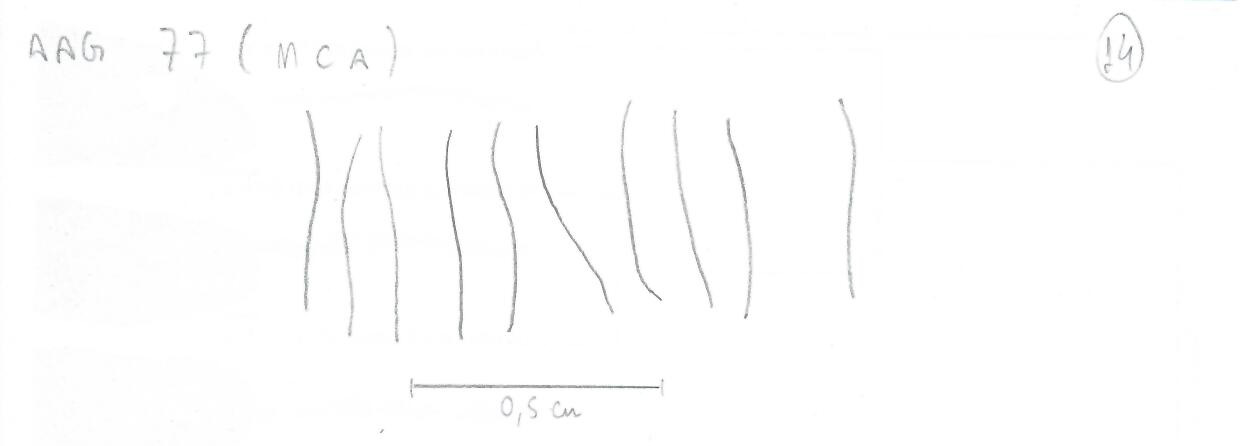
#> input picture cotton-lines/lines.png, 1240 x 446 px
$ python lines.py
#> lines starting #> are read from the running program, lines starting #| are printed output that depends on the picture; after the words box and inside, x2 and y2 are one past the last pixel; in counts of white or black regions, pixels touching at a corner belong together
from plantcv import plantcv as pcv
import matplotlib.pyplot as plt
import cv2 as cv


# define a custom class to read filename from cv.imread
class MyImage:
    def __init__(self, img_name):
#> called with img_name = 'lines.png'
        self.img = cv.imread(img_name, cv.IMREAD_GRAYSCALE)
#> self.img: shape (446, 1240); min 72, max 255, mean 253.5
        self.__name = img_name

    def __str__(self):
        return self.__name


def scale_calibration(img):
    # read img
    scale = cv.imread(img, cv.IMREAD_GRAYSCALE)
    # invert background
    scale = 255 - scale
    # binarize img
    _, scale_bin = cv.threshold(scale, 40, 255, cv.THRESH_BINARY)
    # get bounding rectangle to get width of the scale
    x, y, w, h = cv.boundingRect(scale_bin)
    # define calibration (known distance / distance in pixels of scale)
    calibration = 0.5 / w
    # plot bounding rectangle to debug
    plt.imshow(cv.rectangle(scale, cv.boundingRect(scale_bin), (255, 255, 0), 2))

    return calibration


def fiberLen(img, calibration, plot=True):

    # read img
    fiber = MyImage(img)

    # store filename
    filename = str(img)

    # invert background to get white pixels on black background
    fiber = 255 - fiber.img
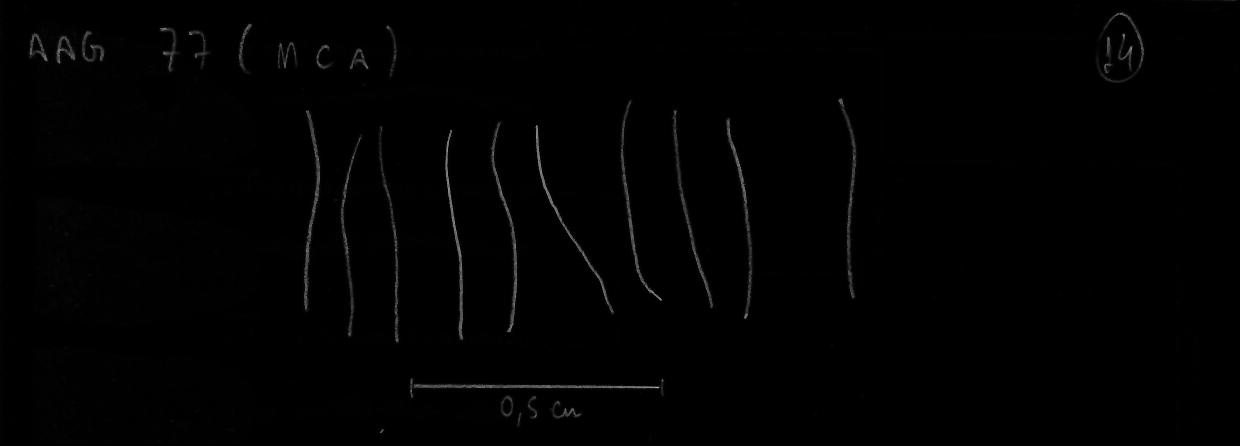
#> fiber: shape (446, 1240); min 0, max 183, mean 1.5

    # dilate then erode to connect disconnected pixels
    fiber = cv.dilate(fiber, None, iterations=1)
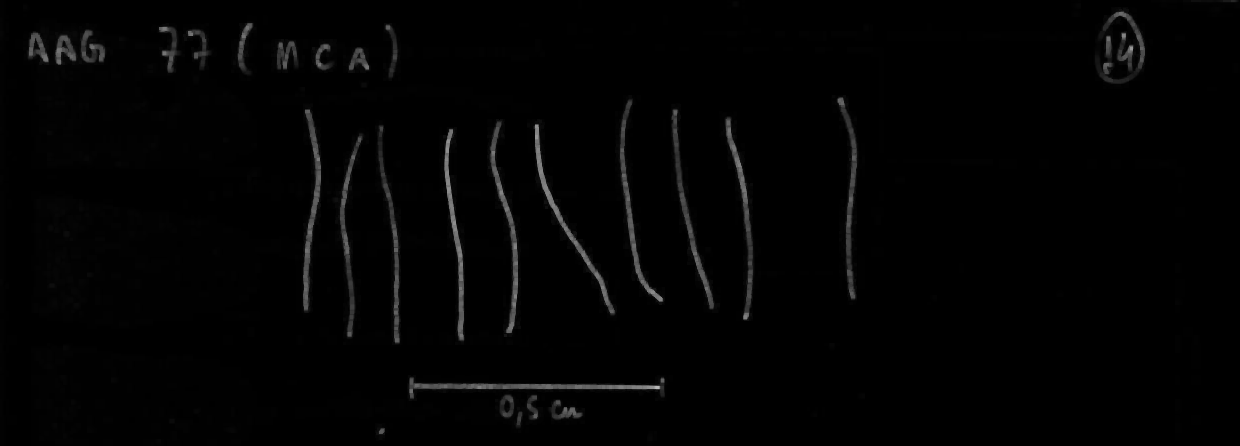
#> fiber: shape (446, 1240); min 0, max 183, mean 3
    fiber = cv.erode(fiber, None, iterations=1)

    # threshold image
    _, fiber_bin = cv.threshold(fiber, 40, 255, cv.THRESH_BINARY)
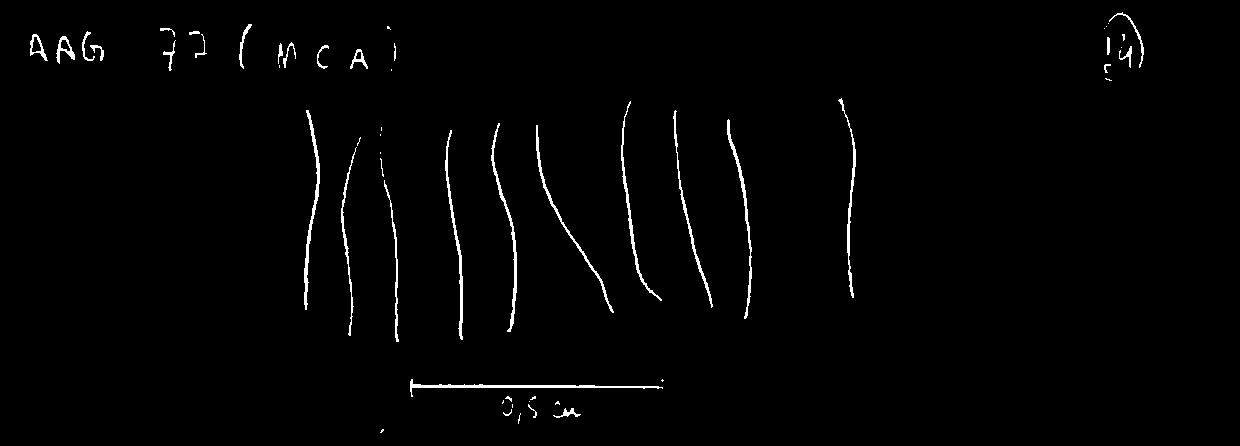
#> fiber_bin: shape (446, 1240); 1.4% white; 55 white regions (22 under 20 px), largest, box (x1, y1, x2, y2) and area: (410, 379, 663, 397) 740, (304, 110, 320, 310) 647, (491, 123, 517, 332) 614

    # binarize img transforming pixel values to 0s and 1s
    height, width = fiber_bin.shape
#> height = 446; width = 1240
    for i in range(height):
        for j in range(width):
            fiber_bin[i][j] = 1 if fiber_bin[i][j] == 255 else 0
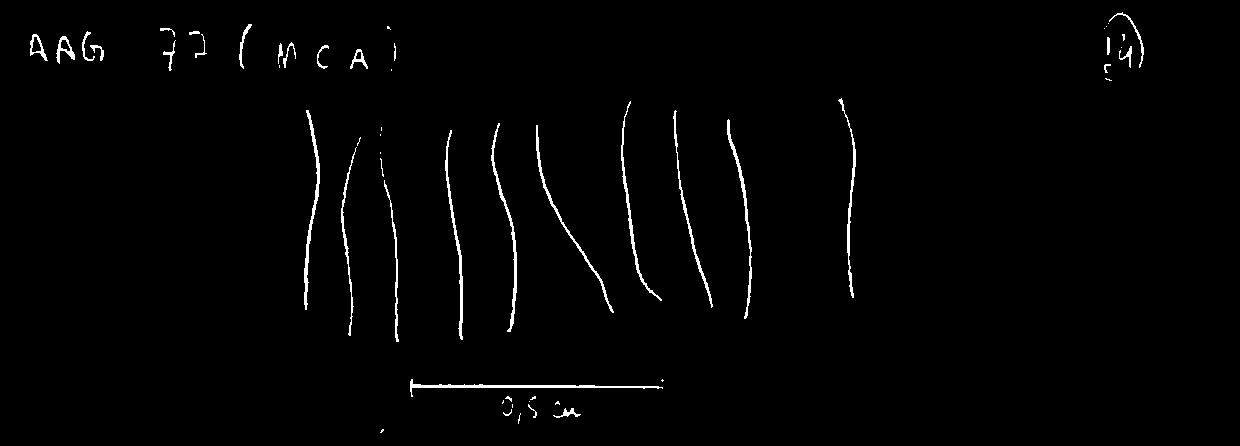
#> fiber_bin: shape (446, 1240); values 0 (black) and 1 (white), 1.4% white; 55 white regions (22 under 20 px), largest, box (x1, y1, x2, y2) and area: (410, 379, 663, 397) 740, (304, 110, 320, 310) 647, (491, 123, 517, 332) 614

    # skeletonize img
    fiber_skel = pcv.morphology.skeletonize(
        fiber_bin
    )  # pcv skeletonize returns 0 and 1 img / skimage skel returns True and False values

    # get contours
    contours, hierarchy = cv.findContours(
        fiber_skel, cv.RETR_TREE, cv.CHAIN_APPROX_SIMPLE
    )

    # get only contours of fibers (which usually will be greater than 200)
    fiber_contours = [c for c in contours if cv.arcLength(c, False) > 200]

    # initialize lists to store variables
    measurement = []
    label_coord_x = []
    label_coord_y = []

    # get contour perimeter, divide it by 2 and multiply by calibration factor
    for i, cnt in enumerate(fiber_contours):
        measurement.append(
            float(cv.arcLength(fiber_contours[i], False) / 2) * calibration
        )
        # get coordinates if plot is True
        if plot is True:
            label_coord_x.append(
                fiber_contours[i][0][0][0]
            )  # get first pixel of contours
            label_coord_y.append(
                fiber_contours[i][0][0][1]
            )  # get second pixel of contours

    # plot fiber measurements if plot is True
    if plot is True:
        fiber_copy = fiber.copy()
        # loop through measurement values
        for i, value in enumerate(measurement):
            text = "{:.2f}".format(value)
            x = label_coord_x[i]
            y = label_coord_y[i]
            # put measurement labels in image
            cv.putText(
                fiber_copy,
                text=text,
                org=(x, y),
                fontFace=cv.FONT_HERSHEY_SIMPLEX,
                fontScale=1,
                color=(150, 150, 150),
                thickness=2,
            )
        plt.imshow(fiber_copy)

    return [filename, measurement]


print(fiberLen("lines.png", 0.1))
#> (the call stopped at in fiberLen, `fiber_skel = pcv.morphology.skeletonize( fiber_bin )`: plantcv is not available in this run)
print(fiberLen("lines.png", 1))
#> (the call stopped at in fiberLen, `fiber_skel = pcv.morphology.skeletonize( fiber_bin )`: plantcv is not available in this run)

$ run again, with cotton-lines/leaf.jpeg saved as cotton-lines/lines.png
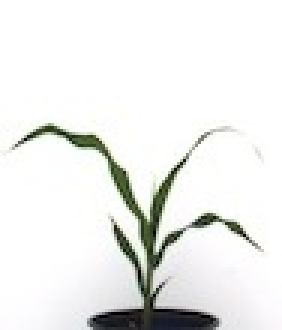
#> input picture cotton-lines/leaf.jpeg, 94 x 110 px (shown 3 times larger)
#> in fiberLen, `_, fiber_bin = cv.threshold(fiber, 40, 255, cv.THRESH_BINARY)`:
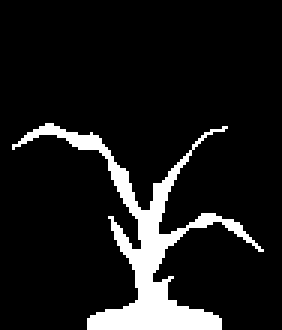
#> fiber_bin: shape (110, 94) (shown 3 times larger); 10.4% white; 1 white region, box (x1, y1, x2, y2) and area: (4, 41, 88, 110) 1077
#> after the loop in fiberLen, `for i in range(height):`:
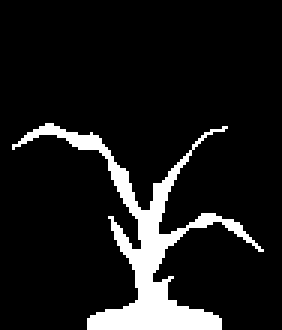
#> fiber_bin: shape (110, 94) (shown 3 times larger); values 0 (black) and 1 (white), 10.4% white; 1 white region, box (x1, y1, x2, y2) and area: (4, 41, 88, 110) 1077
